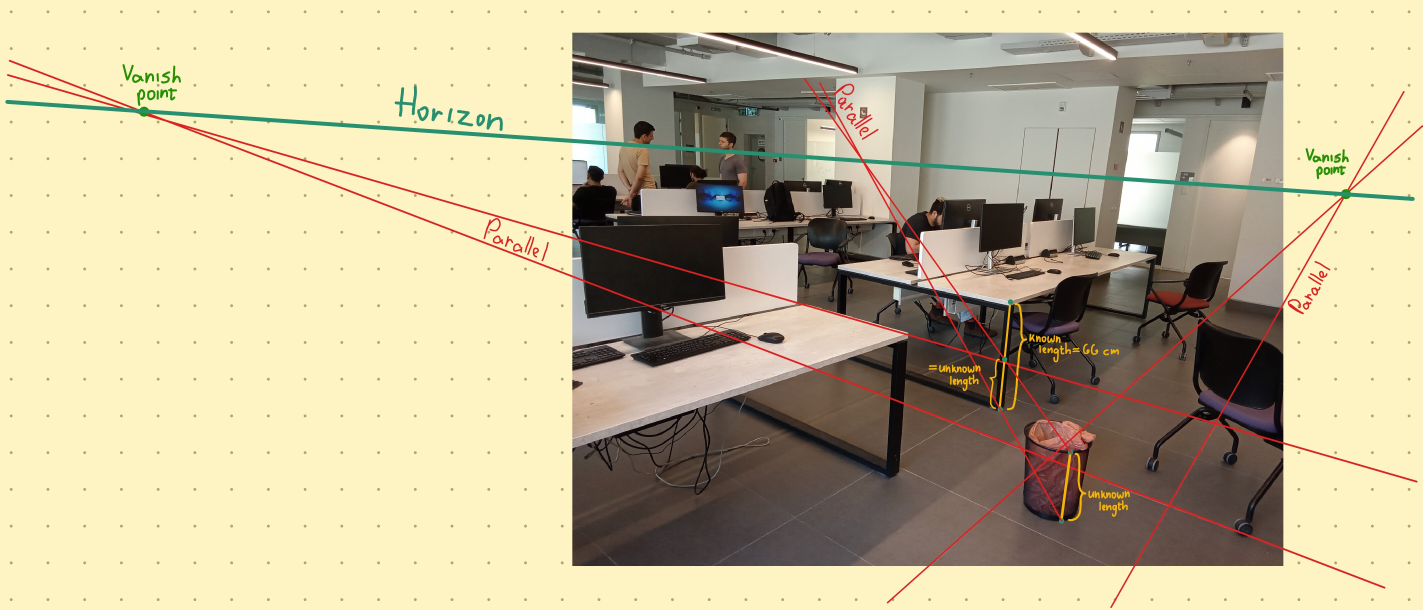
#> input picture exercise-1/data/drawing of task 1.jpg, 4267 x 1828 px, found by its file name (shown at 1/3 size)
$ python task1.py
#> lines starting #> are read from the running program, lines starting #| are printed output that depends on the picture
import cv2
import numpy as np

BASE_REFERENCE_OBJECT = 0
TOP_REFERENCE_OBJECT = 1
TOP_TARGET_OBJECT_PROJECTION = 2

object_points = []
point_counter = 0


def on_click(event, x, y, flags, param):
    global object_points, point_counter
    img = param
    if event == cv2.EVENT_LBUTTONDOWN:
        object_points.append((x, y))
        point_counter += 1
        print(point_counter)
        cv2.circle(img, (x, y), 5, (0, 0, 255), -1)


def collect_object_points(img):
    cv2.namedWindow("select points")
    title_refernce = 'reference'
    title_target = 'target'
    imgcpy = img.copy()
    imgcpy = cv2.resize(imgcpy, None, fx=0.25, fy=0.25)
    cv2.setMouseCallback("select points", on_click, param=imgcpy)
    while 1:
        if point_counter < 3:
            window_name = f'select {title_refernce} object points'
        else:
            window_name = f'select {title_target} object points'
        cv2.imshow("select points", imgcpy)
        key = cv2.waitKey(1) & 0xFF
        if key == ord('q'):
            if point_counter == 3:
                break
            else:
                print("CHOOSE 3 POINTS")

    return


def get_float_input():
    while True:
        try:
            user_input = input('Enter the reference object\'s height')
            value = float(user_input)
            return value
        except ValueError:
            print('Please enter a valid number.')


def calculate_cross_ratio():
    ref_object_real_height = get_float_input()
    ref_object_pixel_height = np.linalg.norm(np.array(object_points[BASE_REFERENCE_OBJECT]) - np.array(object_points[TOP_REFERENCE_OBJECT]))
    target_object_pixel_height = np.linalg.norm(np.array(object_points[BASE_REFERENCE_OBJECT]) - np.array(object_points[TOP_TARGET_OBJECT_PROJECTION]))
    print(ref_object_pixel_height, target_object_pixel_height, ref_object_real_height)
    real_target_height = (target_object_pixel_height/ref_object_pixel_height) * ref_object_real_height
    return real_target_height


def main():
    # get_float_input()
    image_path = ".\\exercise-1\\data\\drawing of task 1.jpg"
    img = cv2.imread(image_path)
#> img is the input picture: shape (1828, 4267, 3); mean B, G, R 150.4, 182.1, 193.1
    collect_object_points(img)
#> in collect_object_points, `imgcpy = cv2.resize(imgcpy, None, fx=0.25, fy=0.25)`:
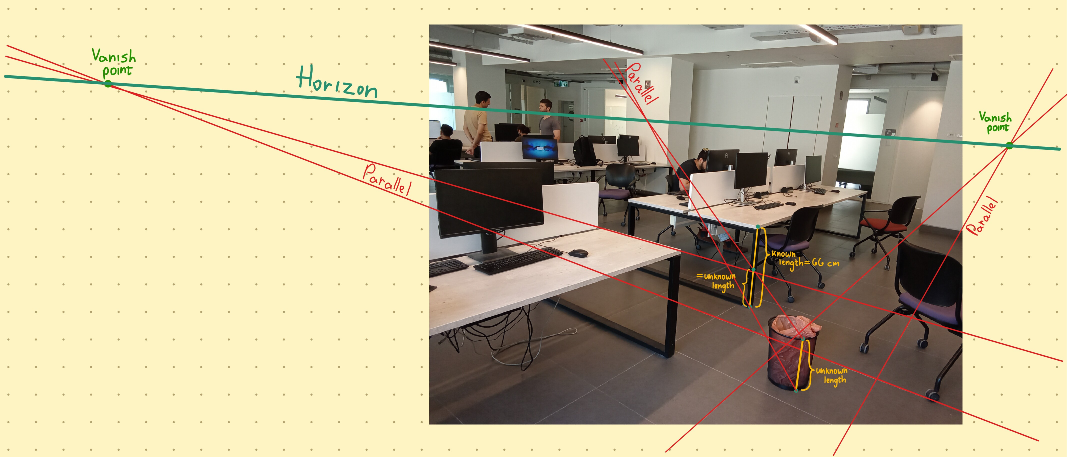
#> imgcpy: shape (457, 1067, 3); mean B, G, R 150.5, 182.1, 193.2
#> (key q is pressed here)
    print(object_points)
    target_object_height = calculate_cross_ratio()
    print(target_object_height)


if __name__ == '__main__':
    main()

$ run again, with exercise-1/data/cup-in.jpeg copied over exercise-1/data/drawing of task 1.jpg
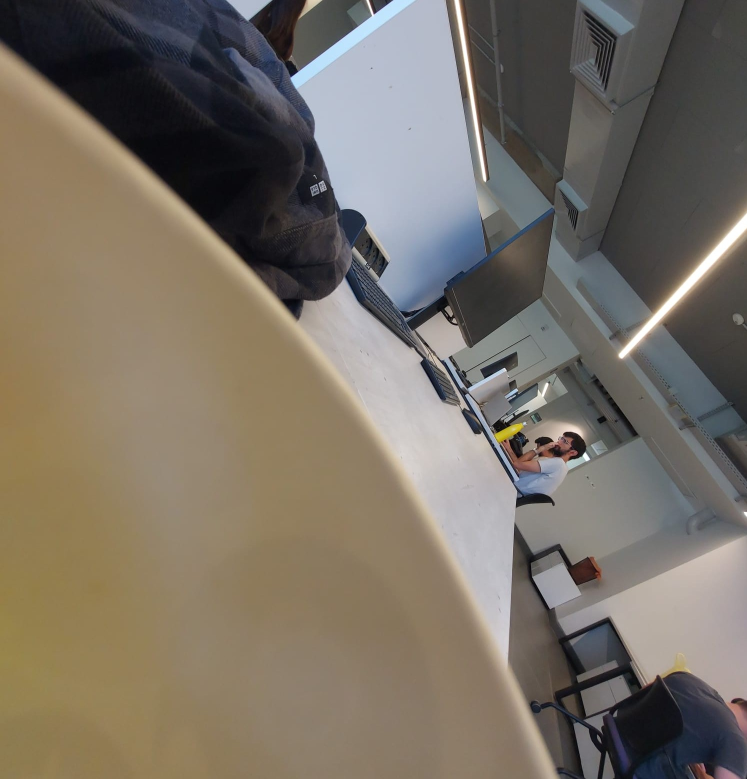
#> input picture exercise-1/data/cup-in.jpeg, 1494 x 1558 px, found by its file name (shown at 1/2 size)
#> in main, img is the input picture: shape (1558, 1494, 3); mean B, G, R 101.4, 112.5, 120.4
#> in collect_object_points, `imgcpy = cv2.resize(imgcpy, None, fx=0.25, fy=0.25)`:
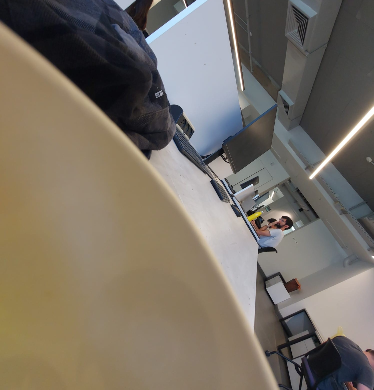
#> imgcpy: shape (390, 374, 3); mean B, G, R 101.5, 112.6, 120.5
